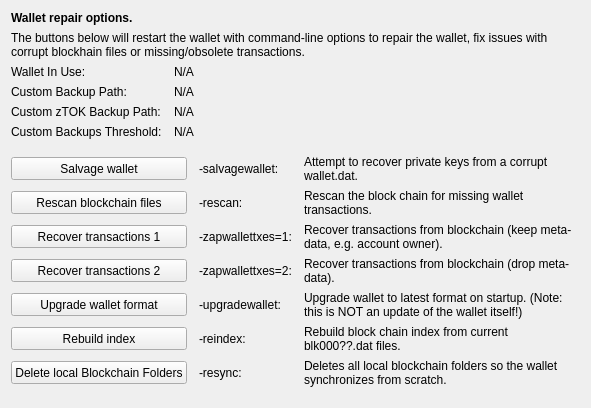
     <widget class="QWidget" name="tab_repair">
      <attribute name="title">
       <string>&amp;Wallet Repair</string>
      </attribute>
      <layout class="QGridLayout" name="gridLayout_4" columnstretch="0,0,0,0">
       <property name="horizontalSpacing">
        <number>12</number>
       </property>
       <item row="0" column="0" colspan="4">
        <widget class="QLabel" name="label_repair_header">
         <property name="font">
          <font>
           <weight>75</weight>
           <bold>true</bold>
          </font>
         </property>
         <property name="text">
          <string>Wallet repair options.</string>
         </property>
        </widget>
       </item>
       <item row="1" column="0" colspan="4">
        <widget class="QLabel" name="label_repair_helptext">
         <property name="font">
          <font>
           <weight>50</weight>
           <bold>false</bold>
          </font>
         </property>
         <property name="text">
          <string>The buttons below will restart the wallet with command-line options to repair the wallet, fix issues with corrupt blockhain files or missing/obsolete transactions.</string>
         </property>
         <property name="wordWrap">
          <bool>true</bool>
         </property>
        </widget>
       </item>
       <item row="2" column="0">
        <widget class="QLabel" name="wallet_path_label">
         <property name="text">
          <string>Wallet In Use:</string>
         </property>
        </widget>
       </item>
       <item row="2" column="1" colspan="3">
        <widget class="QLabel" name="wallet_path">
         <property name="cursor">
          <cursorShape>IBeamCursor</cursorShape>
         </property>
         <property name="text">
          <string>N/A</string>
         </property>
         <property name="textFormat">
          <enum>Qt::PlainText</enum>
         </property>
         <property name="textInteractionFlags">
          <set>Qt::LinksAccessibleByMouse|Qt::TextSelectableByKeyboard|Qt::TextSelectableByMouse</set>
         </property>
        </widget>
       </item>
       <item row="3" column="0">
        <widget class="QLabel" name="wallet_custombackuppath_label">
         <property name="text">
          <string>Custom Backup Path:</string>
         </property>
         <property name="visible">
          <bool>false</bool>
         </property>
        </widget>
       </item>
       <item row="3" column="1" colspan="3">
        <widget class="QLabel" name="wallet_custombackuppath">
         <property name="cursor">
          <cursorShape>IBeamCursor</cursorShape>
         </property>
         <property name="text">
          <string>N/A</string>
         </property>
         <property name="textFormat">
          <enum>Qt::PlainText</enum>
         </property>
         <property name="textInteractionFlags">
          <set>Qt::LinksAccessibleByMouse|Qt::TextSelectableByKeyboard|Qt::TextSelectableByMouse</set>
         </property>
         <property name="visible">
          <bool>false</bool>
         </property>
        </widget>
       </item>
       <item row="4" column="0">
        <widget class="QLabel" name="wallet_customztokbackuppath_label">
         <property name="text">
          <string>Custom zTOK Backup Path:</string>
         </property>
         <property name="visible">
          <bool>false</bool>
         </property>
        </widget>
       </item>
       <item row="4" column="1" colspan="3">
        <widget class="QLabel" name="wallet_customztokbackuppath">
         <property name="cursor">
          <cursorShape>IBeamCursor</cursorShape>
         </property>
         <property name="text">
          <string>N/A</string>
         </property>
         <property name="textFormat">
          <enum>Qt::PlainText</enum>
         </property>
         <property name="textInteractionFlags">
          <set>Qt::LinksAccessibleByMouse|Qt::TextSelectableByKeyboard|Qt::TextSelectableByMouse</set>
         </property>
         <property name="visible">
          <bool>false</bool>
         </property>
        </widget>
       </item>
       <item row="5" column="0">
        <widget class="QLabel" name="wallet_custombackupthreshold_label">
         <property name="text">
          <string>Custom Backups Threshold:</string>
         </property>
         <property name="visible">
          <bool>false</bool>
         </property>
        </widget>
       </item>
       <item row="5" column="1" colspan="3">
        <widget class="QLabel" name="wallet_custombackupthreshold">
         <property name="cursor">
          <cursorShape>IBeamCursor</cursorShape>
         </property>
         <property name="text">
          <string>N/A</string>
         </property>
         <property name="textFormat">
          <enum>Qt::PlainText</enum>
         </property>
         <property name="textInteractionFlags">
          <set>Qt::LinksAccessibleByMouse|Qt::TextSelectableByKeyboard|Qt::TextSelectableByMouse</set>
         </property>
         <property name="visible">
          <bool>false</bool>
         </property>
        </widget>
       </item>
       <item row="6" column="0">
        <spacer name="verticalSpacer_repair1">
         <property name="orientation">
          <enum>Qt::Vertical</enum>
         </property>
         <property name="sizeHint" stdset="0">
          <size>
           <width>10</width>
           <height>10</height>
          </size>
         </property>
        </spacer>
       </item>
       <item row="7" column="0" colspan="2">
        <widget class="QPushButton" name="btn_salvagewallet">
         <property name="minimumSize">
          <size>
           <width>100</width>
           <height>23</height>
          </size>
         </property>
         <property name="text">
          <string>Salvage wallet</string>
         </property>
        </widget>
       </item>
       <item row="7" column="2">
        <widget class="QLabel" name="label_repair_salvage_command">
         <property name="text">
          <string notr="true">-salvagewallet:</string>
         </property>
        </widget>
       </item>
       <item row="7" column="3">
        <widget class="QLabel" name="label_repair_salvage">
         <property name="text">
          <string>Attempt to recover private keys from a corrupt wallet.dat.</string>
         </property>
         <property name="wordWrap">
          <bool>true</bool>
         </property>
        </widget>
       </item>
       <item row="8" column="0" colspan="2">
        <widget class="QPushButton" name="btn_rescan">
         <property name="minimumSize">
          <size>
           <width>100</width>
           <height>23</height>
          </size>
         </property>
         <property name="text">
          <string>Rescan blockchain files</string>
         </property>
        </widget>
       </item>
       <item row="8" column="2">
        <widget class="QLabel" name="label_repair_rescan_command">
         <property name="text">
          <string notr="true">-rescan:</string>
         </property>
        </widget>
       </item>
       <item row="8" column="3">
        <widget class="QLabel" name="label_repair_rescan">
         <property name="text">
          <string>Rescan the block chain for missing wallet transactions.</string>
         </property>
         <property name="wordWrap">
          <bool>true</bool>
         </property>
        </widget>
       </item>
       <item row="9" column="0" colspan="2">
        <widget class="QPushButton" name="btn_zapwallettxes1">
         <property name="minimumSize">
          <size>
           <width>100</width>
           <height>23</height>
          </size>
         </property>
         <property name="text">
          <string>Recover transactions 1</string>
         </property>
        </widget>
       </item>
       <item row="9" column="2">
        <widget class="QLabel" name="label_repair_zap1_command">
         <property name="text">
          <string notr="true">-zapwallettxes=1:</string>
         </property>
        </widget>
       </item>
       <item row="9" column="3">
        <widget class="QLabel" name="label_repair_zap1">
         <property name="text">
          <string>Recover transactions from blockchain (keep meta-data, e.g. account owner).</string>
         </property>
         <property name="wordWrap">
          <bool>true</bool>
         </property>
        </widget>
       </item>
       <item row="10" column="0" colspan="2">
        <widget class="QPushButton" name="btn_zapwallettxes2">
         <property name="minimumSize">
          <size>
           <width>100</width>
           <height>23</height>
          </size>
         </property>
         <property name="text">
          <string>Recover transactions 2</string>
         </property>
        </widget>
       </item>
       <item row="10" column="2">
        <widget class="QLabel" name="label_repair_zap2_command">
         <property name="text">
          <string notr="true">-zapwallettxes=2:</string>
         </property>
        </widget>
       </item>
       <item row="10" column="3">
        <widget class="QLabel" name="label_repair_zap2">
         <property name="text">
          <string>Recover transactions from blockchain (drop meta-data).</string>
         </property>
         <property name="wordWrap">
          <bool>true</bool>
         </property>
        </widget>
       </item>
       <item row="11" column="0" colspan="2">
        <widget class="QPushButton" name="btn_upgradewallet">
         <property name="minimumSize">
          <size>
           <width>100</width>
           <height>23</height>
          </size>
         </property>
         <property name="text">
          <string>Upgrade wallet format</string>
         </property>
        </widget>
       </item>
       <item row="11" column="2">
        <widget class="QLabel" name="label_repair_upgrade_command">
         <property name="text">
          <string notr="true">-upgradewallet:</string>
         </property>
        </widget>
       </item>
       <item row="11" column="3">
        <widget class="QLabel" name="label_repair_upgrade">
         <property name="text">
          <string>Upgrade wallet to latest format on startup. (Note: this is NOT an update of the wallet itself!)</string>
         </property>
         <property name="wordWrap">
          <bool>true</bool>
         </property>
        </widget>
       </item>
       <item row="12" column="0" colspan="2">
        <widget class="QPushButton" name="btn_reindex">
         <property name="minimumSize">
          <size>
           <width>100</width>
           <height>23</height>
          </size>
         </property>
         <property name="text">
          <string>Rebuild index</string>
         </property>
        </widget>
       </item>
       <item row="12" column="2">
        <widget class="QLabel" name="label_repair_reindex_command">
         <property name="text">
          <string notr="true">-reindex:</string>
         </property>
        </widget>
       </item>
       <item row="12" column="3">
        <widget class="QLabel" name="label_repair_reindex">
         <property name="text">
          <string>Rebuild block chain index from current blk000??.dat files.</string>
         </property>
         <property name="wordWrap">
          <bool>true</bool>
         </property>
        </widget>
       </item>
       <item row="13" column="0" colspan="2">
        <widget class="QPushButton" name="btn_resync">
         <property name="minimumSize">
          <size>
           <width>100</width>
           <height>23</height>
          </size>
         </property>
         <property name="text">
          <string>Delete local Blockchain Folders</string>
         </property>
        </widget>
       </item>
       <item row="13" column="2">
        <widget class="QLabel" name="label_repair_resync_command">
         <property name="text">
          <string>-resync:</string>
         </property>
        </widget>
       </item>
       <item row="13" column="3">
        <widget class="QLabel" name="label_repair_resync">
         <property name="text">
          <string>Deletes all local blockchain folders so the wallet synchronizes from scratch.</string>
         </property>
         <property name="wordWrap">
          <bool>true</bool>
         </property>
        </widget>
       </item>
       <item row="14" column="0">
        <spacer name="verticalSpacer_repair2">
         <property name="orientation">
          <enum>Qt::Vertical</enum>
         </property>
         <property name="sizeHint" stdset="0">
          <size>
           <width>20</width>
           <height>10</height>
          </size>
         </property>
        </spacer>
       </item>
      </layout>
     </widget>
